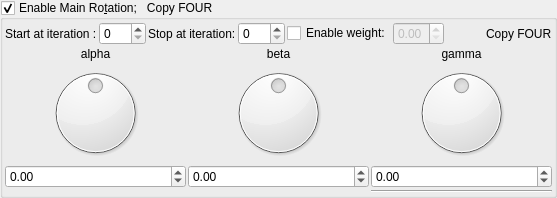
    <widget class="MyGroupBox" name="groupCheck_transform_main_rotation4_enabled">
     <property name="title">
      <string>Enable Main Ro&amp;tation;   Copy FOUR</string>
     </property>
     <property name="checkable">
      <bool>true</bool>
     </property>
     <layout class="QVBoxLayout" name="verticalLayout_33" stretch="0,0">
      <property name="spacing">
       <number>2</number>
      </property>
      <property name="leftMargin">
       <number>2</number>
      </property>
      <property name="topMargin">
       <number>2</number>
      </property>
      <property name="rightMargin">
       <number>2</number>
      </property>
      <property name="bottomMargin">
       <number>2</number>
      </property>
      <item>
       <layout class="QGridLayout" name="gridLayout_68">
        <item row="0" column="5">
         <widget class="QCheckBox" name="checkBox_transform_main_rotation4_weight_enabled">
          <property name="text">
           <string>Enable weight:</string>
          </property>
         </widget>
        </item>
        <item row="0" column="2">
         <widget class="QLabel" name="label_215">
          <property name="text">
           <string>Stop at iteration:</string>
          </property>
         </widget>
        </item>
        <item row="0" column="8">
         <widget class="QLabel" name="label_216">
          <property name="text">
           <string>Copy FOUR</string>
          </property>
         </widget>
        </item>
        <item row="0" column="6">
         <widget class="MyDoubleSpinBox" name="spinbox_transform_main_rotation4_weight">
          <property name="enabled">
           <bool>false</bool>
          </property>
          <property name="sizePolicy">
           <sizepolicy hsizetype="Minimum" vsizetype="Maximum">
            <horstretch>0</horstretch>
            <verstretch>0</verstretch>
           </sizepolicy>
          </property>
          <property name="decimals">
           <number>2</number>
          </property>
          <property name="minimum">
           <double>0.000000000000000</double>
          </property>
          <property name="maximum">
           <double>1.000000000000000</double>
          </property>
          <property name="singleStep">
           <double>0.100000000000000</double>
          </property>
         </widget>
        </item>
        <item row="0" column="0">
         <widget class="QLabel" name="label_217">
          <property name="text">
           <string>Start at iteration :</string>
          </property>
         </widget>
        </item>
        <item row="0" column="1">
         <widget class="MySpinBox" name="spinboxInt_transform_main_rotation4_start_iterations">
          <property name="sizePolicy">
           <sizepolicy hsizetype="Minimum" vsizetype="Maximum">
            <horstretch>0</horstretch>
            <verstretch>0</verstretch>
           </sizepolicy>
          </property>
          <property name="maximum">
           <number>250</number>
          </property>
         </widget>
        </item>
        <item row="0" column="3">
         <widget class="MySpinBox" name="spinboxInt_transform_main_rotation4_stop_iterations">
          <property name="sizePolicy">
           <sizepolicy hsizetype="Minimum" vsizetype="Maximum">
            <horstretch>0</horstretch>
            <verstretch>0</verstretch>
           </sizepolicy>
          </property>
          <property name="maximum">
           <number>250</number>
          </property>
         </widget>
        </item>
        <item row="0" column="7">
         <spacer name="horizontalSpacer_33">
          <property name="orientation">
           <enum>Qt::Horizontal</enum>
          </property>
          <property name="sizeHint" stdset="0">
           <size>
            <width>40</width>
            <height>20</height>
           </size>
          </property>
         </spacer>
        </item>
       </layout>
      </item>
      <item>
       <layout class="QGridLayout" name="gridLayout_69">
        <property name="spacing">
         <number>2</number>
        </property>
        <item row="0" column="2">
         <widget class="QLabel" name="label_218">
          <property name="text">
           <string>gamma</string>
          </property>
          <property name="alignment">
           <set>Qt::AlignCenter</set>
          </property>
         </widget>
        </item>
        <item row="0" column="1">
         <widget class="QLabel" name="label_219">
          <property name="text">
           <string>beta</string>
          </property>
          <property name="alignment">
           <set>Qt::AlignCenter</set>
          </property>
         </widget>
        </item>
        <item row="0" column="0">
         <widget class="QLabel" name="label_220">
          <property name="text">
           <string>alpha</string>
          </property>
          <property name="alignment">
           <set>Qt::AlignCenter</set>
          </property>
         </widget>
        </item>
        <item row="1" column="1">
         <widget class="QDial" name="dial3_transform_main_rotation4_y">
          <property name="minimum">
           <number>-18000</number>
          </property>
          <property name="maximum">
           <number>18000</number>
          </property>
          <property name="wrapping">
           <bool>true</bool>
          </property>
         </widget>
        </item>
        <item row="1" column="2">
         <widget class="QDial" name="dial3_transform_main_rotation4_z">
          <property name="minimum">
           <number>-18000</number>
          </property>
          <property name="maximum">
           <number>18000</number>
          </property>
          <property name="wrapping">
           <bool>true</bool>
          </property>
         </widget>
        </item>
        <item row="2" column="0">
         <widget class="MyDoubleSpinBox" name="spinboxd3_transform_main_rotation4_x">
          <property name="sizePolicy">
           <sizepolicy hsizetype="Minimum" vsizetype="Maximum">
            <horstretch>0</horstretch>
            <verstretch>0</verstretch>
           </sizepolicy>
          </property>
          <property name="prefix">
           <string/>
          </property>
          <property name="suffix">
           <string/>
          </property>
          <property name="decimals">
           <number>2</number>
          </property>
          <property name="minimum">
           <double>-180.000000000000000</double>
          </property>
          <property name="maximum">
           <double>180.000000000000000</double>
          </property>
          <property name="singleStep">
           <double>1.000000000000000</double>
          </property>
         </widget>
        </item>
        <item row="1" column="0">
         <widget class="QDial" name="dial3_transform_main_rotation4_x">
          <property name="minimum">
           <number>-18000</number>
          </property>
          <property name="maximum">
           <number>18000</number>
          </property>
          <property name="wrapping">
           <bool>true</bool>
          </property>
         </widget>
        </item>
        <item row="2" column="2">
         <widget class="MyDoubleSpinBox" name="spinboxd3_transform_main_rotation4_z">
          <property name="sizePolicy">
           <sizepolicy hsizetype="Minimum" vsizetype="Maximum">
            <horstretch>0</horstretch>
            <verstretch>0</verstretch>
           </sizepolicy>
          </property>
          <property name="prefix">
           <string/>
          </property>
          <property name="suffix">
           <string/>
          </property>
          <property name="decimals">
           <number>2</number>
          </property>
          <property name="minimum">
           <double>-180.000000000000000</double>
          </property>
          <property name="maximum">
           <double>180.000000000000000</double>
          </property>
          <property name="singleStep">
           <double>1.000000000000000</double>
          </property>
         </widget>
        </item>
        <item row="2" column="1">
         <widget class="MyDoubleSpinBox" name="spinboxd3_transform_main_rotation4_y">
          <property name="sizePolicy">
           <sizepolicy hsizetype="Minimum" vsizetype="Maximum">
            <horstretch>0</horstretch>
            <verstretch>0</verstretch>
           </sizepolicy>
          </property>
          <property name="prefix">
           <string/>
          </property>
          <property name="suffix">
           <string/>
          </property>
          <property name="decimals">
           <number>2</number>
          </property>
          <property name="minimum">
           <double>-180.000000000000000</double>
          </property>
          <property name="maximum">
           <double>180.000000000000000</double>
          </property>
          <property name="singleStep">
           <double>1.000000000000000</double>
          </property>
         </widget>
        </item>
        <item row="3" column="2">
         <widget class="Line" name="line_39">
          <property name="orientation">
           <enum>Qt::Horizontal</enum>
          </property>
         </widget>
        </item>
       </layout>
      </item>
     </layout>
    </widget>
